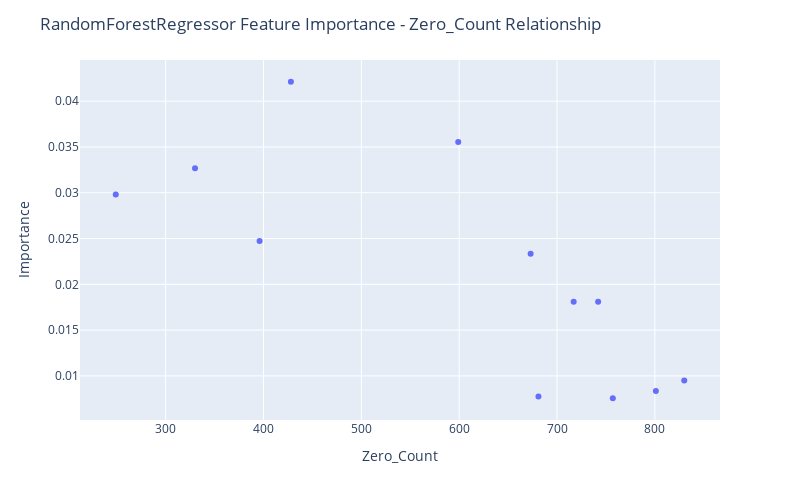

The notebook cell this image was saved under:
### Code cell
fig = px.scatter(df_merged[~df_merged["Feature Name"].str.contains("Output")], x="Zero_Count", y="Importance",
                hover_data=["Feature Name"])

fig.update_layout(
    autosize=False,
    width=800,
    height=500,
    title_text=f"RandomForestRegressor Feature Importance - Zero_Count Relationship",
)

fig.show()

### Figure 1 — Plotly figure (JSON) as saved in the notebook; plotly's stock layout.template omitted (floating-point values rounded to 4 significant figures)
{"data": [{"customdata": [["Input 08"], ["Input 09"], ["Input 01"], ["Input 03"], ["Input 06"], ["Input 07"], ["Input 11"], ["Input 04"], ["Input 10"], ["Input 02"], ["Input 05"], ["Input 12"]], "hovertemplate": "Zero_Count=%{x}<br>Importance=%{y}<br>Feature Name=%{customdata[0]}<extra></extra>", "legendgroup": "", "marker": {"color": "#636efa", "symbol": "circle"}, "mode": "markers", "name": "", "orientation": "v", "showlegend": false, "type": "scatter", "x": [428, 599, 330, 249, 396, 673, 742, 717, 830, 801, 681, 757], "xaxis": "x", "y": [0.04212, 0.03554, 0.03268, 0.02981, 0.02474, 0.02334, 0.0181, 0.01809, 0.009492, 0.008366, 0.007752, 0.007562], "yaxis": "y"}], "layout": {"autosize": false, "height": 500, "legend": {"tracegroupgap": 0}, "margin": {"t": 60}, "title": {"text": "RandomForestRegressor Feature Importance - Zero_Count Relationship"}, "width": 800, "xaxis": {"anchor": "y", "autorange": true, "domain": [0, 1], "range": [212.5, 866.5], "title": {"text": "Zero_Count"}, "type": "linear"}, "yaxis": {"anchor": "x", "autorange": true, "domain": [0, 1], "range": [0.005187, 0.0445], "title": {"text": "Importance"}, "type": "linear"}}}
